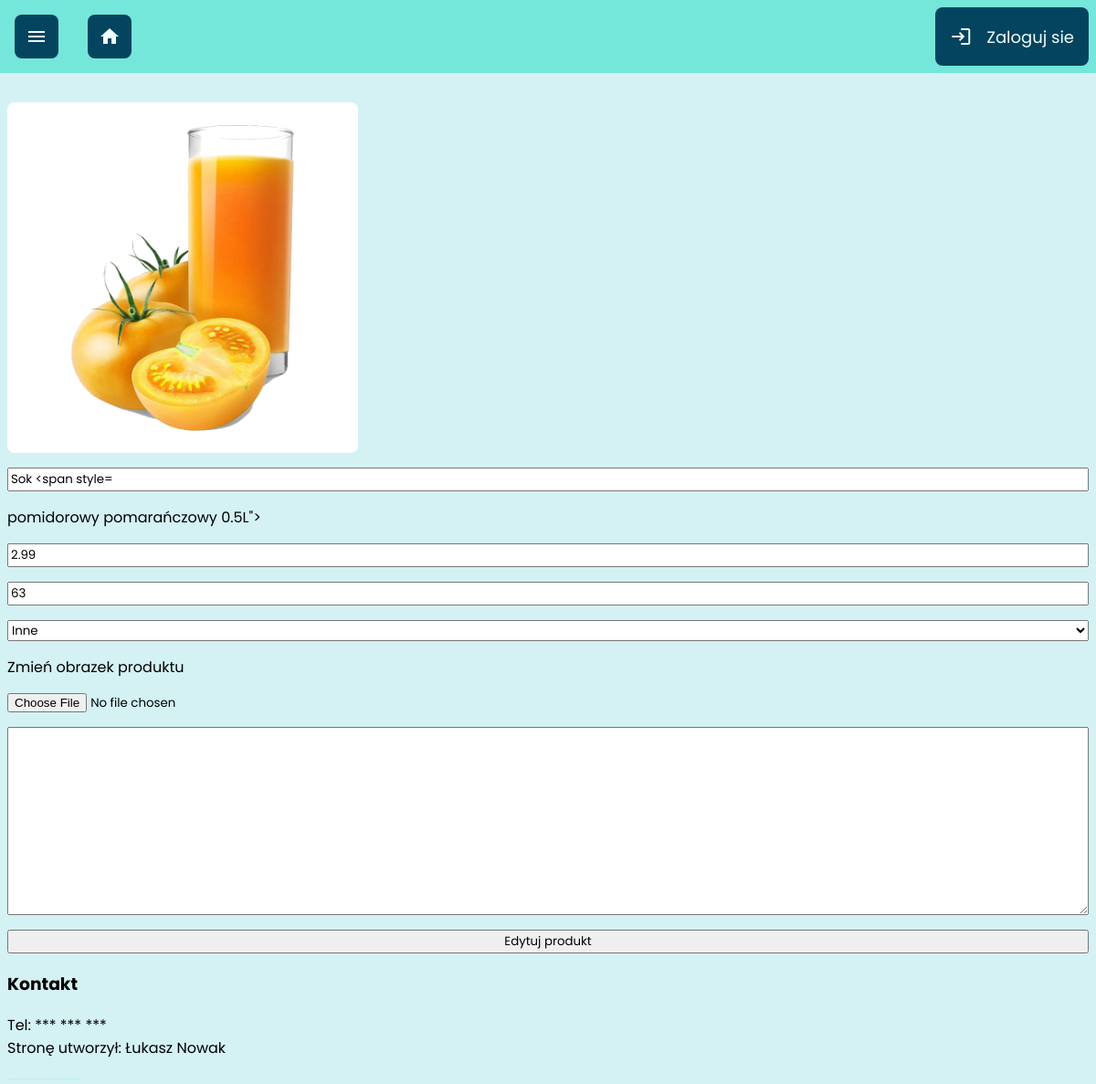
Page /edit_product.php?id=1 on the committed database.
### tables this page shows
CREATE TABLE `products` (
  `product_id` int(11) NOT NULL,
  `name` text NOT NULL,
  `price` decimal(10,2) NOT NULL,
  `quantity` int(11) NOT NULL,
  `category_id` int(11) NOT NULL,
  `picture_path` varchar(200) NOT NULL,
  `description` text NOT NULL
);

### edit_product.php (the view, shortened to what this page needs)
<?php
include_once "components/head.php";
include_once "components/header.php";
include_once "components/nav.php";
$id = $_GET['id'];
$q1 = "SELECT * FROM products WHERE product_id = $id";
$q2 = "SELECT * FROM categories";
$product = $conn->query($q1)->fetch_object();
$categories = $conn->query($q2);
?>
<section class="edit_product">
  <form action="edit_product.php?id=<?= $id ?>" method="POST" enctype="multipart/form-data">
    <img src="<?= $product->picture_path ?>">
    <input type="text" name="name" value="<?= $product->name ?>">
    <input type="number" name="price" value="<?= $product->price ?>">
    <input type="number" name="quantity" value="<?= $product->quantity ?>">
    <select name="category_id">
      <?php
      while ($cat = $categories->fetch_object()) {
        if ($cat->category_id == $product->category_id) {
          echo "<option value='$cat->category_id' selected>$cat->category_name</option>";
        } else {
          echo "<option value='$cat->category_id'>$cat->category_name</option>";
        }
      }
      ?>
    </select>
    <label for="image">Zmień obrazek produktu</label>
    <input type="file" name="image" id="image">
    <textarea name="descr" id="" cols="30" rows="10"></textarea>
    <input type="submit" name="edit" value="Edytuj produkt">
  </form>
</section>
<?php
include_once "components/footer.php";
include_once "components/foot.php";
?>

### styles/style.css (style rules this page uses)
* { box-sizing: border-box; font-family: 'Poppins', sans-serif; text-decoration: none; }
body { background-color: #D4F1F4; margin-top: 7rem; }
img { width: 24rem; background-color: white; border-radius: 0.5rem; }
.edit_product form { display: flex; flex-direction: column; gap: 1rem; }

### rows in the picture
products: picture_path (picture), name "pomidorowy pomarańczowy 0.5L", price "2.99", quantity "63"

### other values in the picture
form field category_id "Inne"
